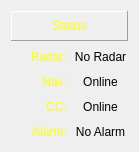
<?xml version="1.0" encoding="UTF-8"?>
<ui version="4.0">
 <class>FrameStatus</class>
 <widget class="QFrame" name="FrameStatus">
  <property name="geometry">
   <rect>
    <x>0</x>
    <y>0</y>
    <width>139</width>
    <height>152</height>
   </rect>
  </property>
  <property name="windowTitle">
   <string>Frame</string>
  </property>
  <layout class="QVBoxLayout" name="verticalLayout">
   <item>
    <widget class="QLabel" name="label_22">
     <property name="sizePolicy">
      <sizepolicy hsizetype="Preferred" vsizetype="Fixed">
       <horstretch>0</horstretch>
       <verstretch>0</verstretch>
      </sizepolicy>
     </property>
     <property name="minimumSize">
      <size>
       <width>0</width>
       <height>30</height>
      </size>
     </property>
     <property name="layoutDirection">
      <enum>Qt::LeftToRight</enum>
     </property>
     <property name="styleSheet">
      <string notr="true">color: rgb(255, 255, 0);</string>
     </property>
     <property name="frameShape">
      <enum>QFrame::Panel</enum>
     </property>
     <property name="frameShadow">
      <enum>QFrame::Raised</enum>
     </property>
     <property name="text">
      <string>Status</string>
     </property>
     <property name="textFormat">
      <enum>Qt::RichText</enum>
     </property>
     <property name="scaledContents">
      <bool>true</bool>
     </property>
     <property name="alignment">
      <set>Qt::AlignCenter</set>
     </property>
     <property name="wordWrap">
      <bool>true</bool>
     </property>
     <property name="margin">
      <number>0</number>
     </property>
     <property name="indent">
      <number>0</number>
     </property>
    </widget>
   </item>
   <item>
    <layout class="QHBoxLayout" name="horizontalLayout">
     <item>
      <widget class="QLabel" name="label">
       <property name="styleSheet">
        <string notr="true">color: rgb(255, 255, 0);</string>
       </property>
       <property name="text">
        <string>Radar:</string>
       </property>
       <property name="alignment">
        <set>Qt::AlignRight|Qt::AlignTrailing|Qt::AlignVCenter</set>
       </property>
      </widget>
     </item>
     <item>
      <widget class="QLabel" name="labelRadarStatus">
       <property name="text">
        <string>No Radar</string>
       </property>
       <property name="alignment">
        <set>Qt::AlignCenter</set>
       </property>
      </widget>
     </item>
    </layout>
   </item>
   <item>
    <layout class="QHBoxLayout" name="horizontalLayout_2">
     <item>
      <widget class="QLabel" name="label_3">
       <property name="styleSheet">
        <string notr="true">color: rgb(255, 255, 0);</string>
       </property>
       <property name="text">
        <string>Nav:</string>
       </property>
       <property name="alignment">
        <set>Qt::AlignRight|Qt::AlignTrailing|Qt::AlignVCenter</set>
       </property>
      </widget>
     </item>
     <item>
      <widget class="QLabel" name="labelNavStatus">
       <property name="text">
        <string>Online</string>
       </property>
       <property name="alignment">
        <set>Qt::AlignCenter</set>
       </property>
      </widget>
     </item>
    </layout>
   </item>
   <item>
    <layout class="QHBoxLayout" name="horizontalLayout_3">
     <item>
      <widget class="QLabel" name="label_4">
       <property name="styleSheet">
        <string notr="true">color: rgb(255, 255, 0);</string>
       </property>
       <property name="text">
        <string>CC:</string>
       </property>
       <property name="alignment">
        <set>Qt::AlignRight|Qt::AlignTrailing|Qt::AlignVCenter</set>
       </property>
      </widget>
     </item>
     <item>
      <widget class="QLabel" name="labelCCStatus">
       <property name="text">
        <string>Online</string>
       </property>
       <property name="alignment">
        <set>Qt::AlignCenter</set>
       </property>
      </widget>
     </item>
    </layout>
   </item>
   <item>
    <layout class="QHBoxLayout" name="horizontalLayout_4">
     <item>
      <widget class="QLabel" name="label_5">
       <property name="styleSheet">
        <string notr="true">color: rgb(255, 255, 0);</string>
       </property>
       <property name="text">
        <string>Alarm:</string>
       </property>
       <property name="alignment">
        <set>Qt::AlignRight|Qt::AlignTrailing|Qt::AlignVCenter</set>
       </property>
      </widget>
     </item>
     <item>
      <widget class="QLabel" name="labelAlarmStatus">
       <property name="text">
        <string>No Alarm</string>
       </property>
       <property name="alignment">
        <set>Qt::AlignCenter</set>
       </property>
      </widget>
     </item>
    </layout>
   </item>
  </layout>
 </widget>
 <resources/>
 <connections/>
</ui>
